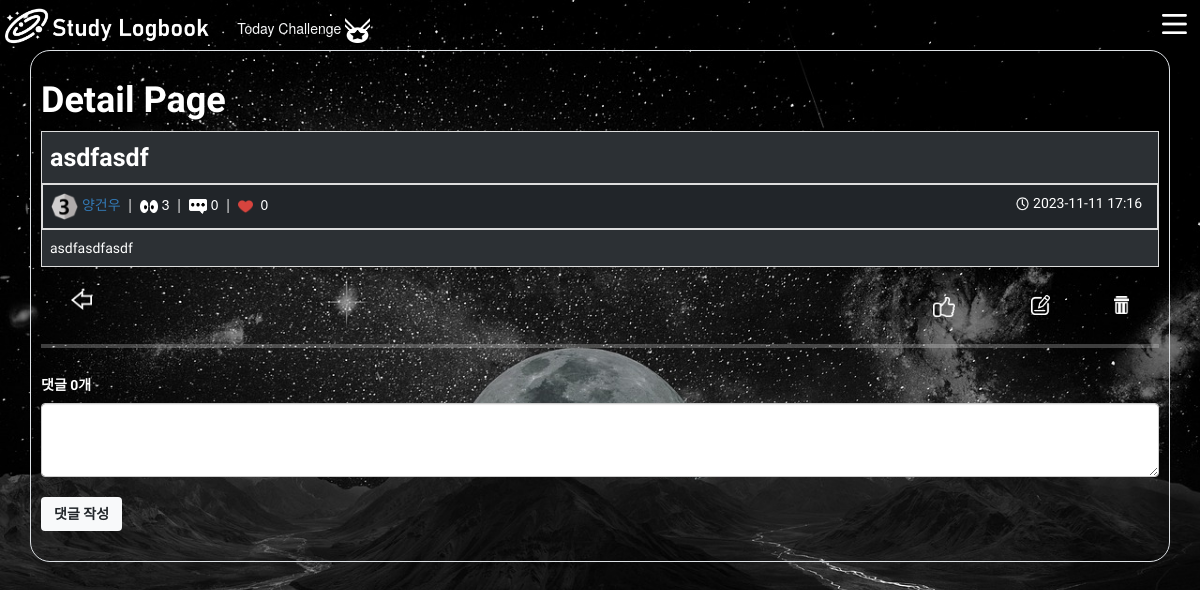
Screenshot of /issues/1/ (signed in) with the database file from the repository.
### issues/models.py (models this page shows)
class Issue(models.Model):
    user = models.ForeignKey(
        settings.AUTH_USER_MODEL, on_delete=models.CASCADE, related_name='user_issues'
    )
    like_users = models.ManyToManyField(
        settings.AUTH_USER_MODEL, related_name='like_issues'
    )
    title = models.CharField(max_length=200)
    content = models.TextField()
    count = models.PositiveIntegerField(default=0)
    image = models.ImageField(blank=True)
    created_at = models.DateTimeField(auto_now_add=True)
    updated_at = models.DateTimeField(auto_now=True)

### accounts/models.py (models this page shows, shortened)
class User(AbstractBaseUser, PermissionsMixin):
    followings = models.ManyToManyField('self', symmetrical=False, related_name='followers')
    beakjoon_nickname = models.CharField('백준 닉네임',max_length=30, blank=True)
    beakjoon_rank = models.CharField(max_length=30, blank=True, null=True)
    email = models.EmailField('이메일', unique=True)
    username = models.CharField('이름', max_length=30)
    is_staff = models.BooleanField('스태프 권한', default=False)
    is_active = models.BooleanField('사용중', default=True)
    date_joined = models.DateTimeField('가입일', default=timezone.now)
    image = models.ImageField(blank=True)
    objects = UserManager()
    USERNAME_FIELD = 'email'                     # email을 사용자의 식별자로 설정
    REQUIRED_FIELDS = ['username']                   # 필수입력값
    class Meta:
        verbose_name = _('user')
        verbose_name_plural = _('users')
        swappable = 'AUTH_USER_MODEL'
    @property
    def users(self):
        users = get_user_model().objects.all()
        return users

### issues/views.py (the view)
# urls.py: path('<int:pk>/', views.detail, name='detail'),
@login_required
def detail(request, pk):
    issue = Issue.objects.get(pk=pk)
    issue.count += 1
    issue.save()
    comment_form = CommentForm()
    comments = issue.comments_issue.all()
    context = {
        'issue': issue,
        'comment_form': comment_form,
        'comments': comments,
    }
    return render(request, 'issues/detail.html', context)

### issues/forms.py
class CommentForm(forms.ModelForm):
    class Meta:
        model = Comment
        fields = ('comment_content',)

### issues/templates/issues/detail.html (shortened to what this page needs)
{% extends "base.html" %}
{% load static %}
{% block css %}
    <link rel="stylesheet" href="https://maxcdn.bootstrapcdn.com/bootstrap/3.3.2/css/bootstrap.min.css">
    {% endblock css %}
{% block content %}
    <div class='container border bg-dark.bg-gradient p-3 rounded-5'>
        <a href="{% url "issues:index" %}">
            <h1 class='font fw-bold text-white'>Detail Page</h1>
        </a>
        <table class="table table-striped table-bordered table-dark">
            <tr>
                <th class='font col-md-2 align-middle fs-1' colspan='2'>{{ issue.title }}</th>
            </tr>
            <tr>
                <div>
                    <td class='col-md-12 d-flex justify-content-between' colspan='2'>
                        <div>
                            <img src="{% static 'Rank/'|add:issue.user.beakjoon_rank|add:'.png' %}" width="27" height="27" alt="asd">&nbsp;<a href="{% url "accounts:profile" issue.user.pk %}">{{ issue.user.username }}</a> &nbsp;|&nbsp;
                            <img src={% static "hit_img.png" %} alt="logo_medal.png" width="18" height="13">&nbsp;<span>{{ issue.count }}</span> &nbsp;|&nbsp;
                            <img src={% static "comment_img.png" %} alt="logo_medal.png" width="18" height="15">&nbsp;<span id="cnt2">{{ issue.comments_issue.all|length }}</span> &nbsp;|&nbsp;
                            <img src={% static "like_img.png" %} alt="logo_medal.png" width="15" height="15">&nbsp; <span id="likes-count">{{ issue.like_users.all|length }}</span>
                        </div>
                        <div class ='font'>
                            <img src={% static "time2_img.png" %} alt="logo_medal.png" width="15" height="15">&nbsp;{{ issue.updated_at | date:"Y-m-d H:i" }}&nbsp;&nbsp;
                        </div>
                    </td>
                </div>
            </tr>
            <tr>
                <td class='font' colspan='2' style="word-break:break-all">{{ issue.content | linebreaksbr }}</td>
            </tr>
        </table>
        {% if request.user == issue.user %}
        <div class='d-flex justify-content-between'>
            <div>
                <a class = 'mx-5' href="{% url "issues:index" %}">
                    <img src="{% static "back.png" %}" alt="back" height="20px">
                </a>
            </div>
            <div>
                <a class = 'mx-5 likeA btn' data-issue-id="{{ issue.pk }}">
                    <img src={% static "like3_img.png" %} alt="like_medal.png" height="20">
                </a>
                <a class = 'mx-5' href="{% url "issues:update" issue.pk %}" enctype='multipart/form-data'>
                    <img src={% static "update.png" %} alt="like_medal.png" height="20">
                </a>
                <a class = 'mx-5' href="{% url "issues:delete" issue.pk %}">
                    <img src={% static "trash.png" %} alt="like_medal.png" height="18">
                </a>
            </div>
        </div>
        {% endif %}
        <hr class='border-4'>
        <div>
            <h5 id="commentCnt" class='fw-bold text-white font'>댓글 <span id="commentNum">{{ issue.comments_issue.all|length }}</span>개</h5>
            <form action="{% url "issues:comments_create" issue.pk %}" method="post" class="form-horizontal">
                <textarea rows="3" class="form-control" name="comment_content"></textarea>
                <br>
                <button class="btn btn-light text-dark mouse fw-bold font " id="btn_cursor" type="submit">댓글 작성</button>
                </form>
        </div>
        <br>
    </div>
{% endblock content %}

### static/style.css (style rules this page uses)
.container { display : flex; flex-direction: column; }
a,a:link { cursor: url(test_mouse.png) 2 2, auto; }
#btn_cursor { cursor: url(test_mouse.png) 2 2, auto; }
body { min-height: 100vh; background :url('background3.jpg') ; background-size : cover; cursor: url(test_mouse.png) 2 2, auto; }

### issues/templates/issues/detail.html (style rules this page uses)
.font { font-family: 'Gowun Dodum', sans-serif; }

### rows the page displays
Issue: title "asdfasdf", user.username "양건우", count "3", comments_issue.all|length "0", like_users.all|length "0", updated_at "2023-11-11 17:16", content "asdfasdfasdf"
